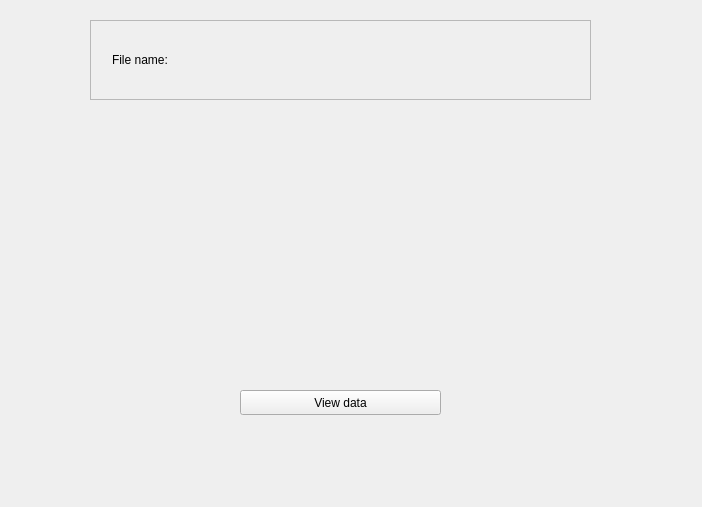
<?xml version="1.0" encoding="UTF-8"?>
<ui version="4.0">
 <class>Form</class>
 <widget class="QWidget" name="Form">
  <property name="geometry">
   <rect>
    <x>0</x>
    <y>0</y>
    <width>702</width>
    <height>507</height>
   </rect>
  </property>
  <property name="windowTitle">
   <string>Form</string>
  </property>
  <widget class="QPushButton" name="iew_tree_button">
   <property name="geometry">
    <rect>
     <x>240</x>
     <y>390</y>
     <width>201</width>
     <height>25</height>
    </rect>
   </property>
   <property name="text">
    <string>View data</string>
   </property>
  </widget>
  <widget class="QFrame" name="frame_2">
   <property name="geometry">
    <rect>
     <x>90</x>
     <y>20</y>
     <width>501</width>
     <height>80</height>
    </rect>
   </property>
   <property name="frameShape">
    <enum>QFrame::StyledPanel</enum>
   </property>
   <property name="frameShadow">
    <enum>QFrame::Raised</enum>
   </property>
   <widget class="QFrame" name="horizontalFrame">
    <property name="geometry">
     <rect>
      <x>0</x>
      <y>0</y>
      <width>501</width>
      <height>80</height>
     </rect>
    </property>
    <layout class="QHBoxLayout" name="horizontalLayout">
     <item>
      <widget class="QLabel" name="label">
       <property name="styleSheet">
        <string notr="true">QLabel{
padding:10px;
}</string>
       </property>
       <property name="text">
        <string>File name:</string>
       </property>
      </widget>
     </item>
     <item>
      <widget class="QLabel" name="label_2">
       <property name="text">
        <string/>
       </property>
      </widget>
     </item>
    </layout>
   </widget>
  </widget>
  <widget class="QFrame" name="horizontalFrame">
   <property name="geometry">
    <rect>
     <x>90</x>
     <y>130</y>
     <width>501</width>
     <height>231</height>
    </rect>
   </property>
   <layout class="QHBoxLayout" name="horizontalLayout_2"/>
  </widget>
 </widget>
 <resources/>
 <connections/>
</ui>
